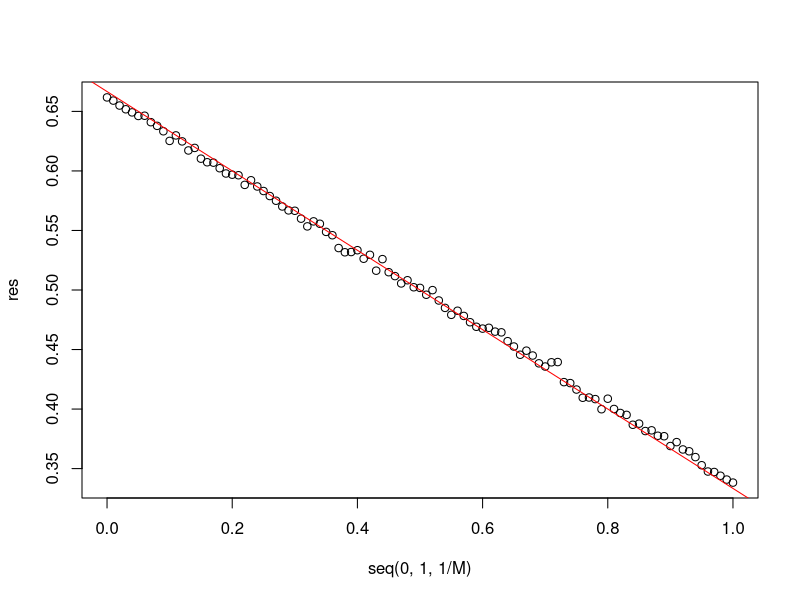

Source code (R):
rm(list=ls())

SleepingBeauty <- function(p) {
  a <- 0
  
  heads <- sample(c(0,1), c1, TRUE, c(1-p,p))
  a <- a + sum(heads == 1)
  
  heads <- sample(c(0,1), 2*c2, TRUE, c(1-p,p))
  a <- a + sum(heads == 0)

  return(a)
}

N <- 10000 # Aantal spellen
M <- 100   # Aantal te testen kansen

res <- vector(length=M)
coins <- sort(sample(c(0,1), N, TRUE))
c1 <- sum(coins == 1)
c2 <- sum(coins == 0)

for (i in 1:(M+1)) {
  res[i] <- SleepingBeauty((i-1)/M)
}

res <- res / (c1 + 2*c2)

plot(seq(0,1,1/M), res)
abline(2/3,-1/3, col='red')
